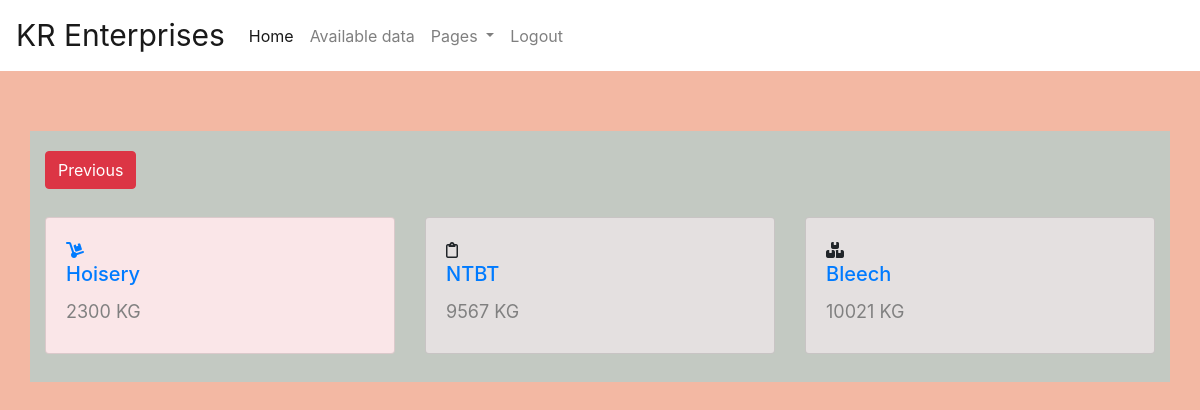
The page /Home/available_data.php (signed in) on the database its author committed.
### tables this page shows
CREATE TABLE `available_items` (
  `id` int(11) NOT NULL,
  `hoisery` varchar(100) NOT NULL,
  `ntbt` varchar(100) NOT NULL,
  `bleech` varchar(100) NOT NULL
);

### Home/available_data.php (the view, shortened to what this page needs)
<?php
if (isset($_SESSION['user_id']) && $_SESSION['user_type'] === 'Admin') {
include "database/conn.php";
if($con)
{
    $sql = "SELECT * FROM `available_items`";
    $result = mysqli_query($con,$sql);
    while($data = mysqli_fetch_assoc($result))
    {
?>
<!doctype html>
<html lang="en">
  <head>
    <link rel="stylesheet" href="https://cdn.jsdelivr.net/npm/bootstrap@4.0.0/dist/css/bootstrap.min.css">
    <?php include "navbar.php"; ?>
  </head>
  <body style ="background-color:rgba(242, 177, 153, .9) ;">
    <div class="container" style="padding:30px"></div>
    <div class="container" style ="background-color:rgb(195, 201, 194) ;padding-top:20px">
    <a class="btn btn-danger" href="javascript:history.back()">Previous</a>
      <div class="row" style="padding-top: 28px;padding-bottom: 28px;">
        <div class="col-xl-4">
          <div class="card" style="background: rgb(250, 230, 232);">
            <div class="card-body">
              <a href="add_stock.php">
                <i class='fas fa-dolly'></i>
                  <h5 class="card-title">
                    <a href="available_data.php">Hoisery</a><br>
                  </h5>
                    <label style="font-size:large;color:grey" ><?php echo $data['hoisery'];?>     KG</label>
            </div>
          </div>
        </div>
        <div class="col-xl-4">
          <div class="card" style="background: rgb(228, 224, 224);">
            <div class="card-body">
              <i class='far fa-clipboard'></i>
                <h5 class="card-title">
                  <a href="daily_data_view.php">NTBT</a><br>
                </h5>
                  <label style="font-size:large;color:grey" ><?php echo $data['ntbt'];?>     KG</label>
            </div>
          </div>
        </div>
        <div class="col-xl-4">
          <div class="card" style="background: rgb(228, 224, 224);">
            <div class="card-body">
              <i class='fas fa-boxes'></i>
                <h5 class="card-title" >
                  <a href="">Bleech</a><br>
                </h5>
                <label style="font-size:large;color:grey" ><?php echo $data['bleech'];?>     KG</label>
            </div>
          </div>
        </div>
      </div>
    </div>
  </body>
</html>
<?php }
} else {
  header("Location: ../login/login.php");
  exit();
}
}
?>

### Home/navbar.php (shortened to what this page needs)
<nav class="navbar navbar-expand-lg navbar-light " style ="background-color:white ;">
        <a class="navbar-brand" style="font-size: 30px;" href="#">KR Enterprises</a>
         <div class="collapse navbar-collapse" id="navbarSupportedContent">
          <ul class="navbar-nav mr-auto">
            <li class="nav-item active">
              <a class="nav-link" href="index.php">Home <span class="sr-only">(current)</span></a>
            </li>
            <li class="nav-item">
              <a class="nav-link" href="available_data.php">Available data</a>
            </li>
            <li class="nav-item dropdown">
              <a class="nav-link dropdown-toggle" href="#" id="navbarDropdown" role="button" data-toggle="dropdown" aria-haspopup="true" aria-expanded="false">
                Pages
              </a>
            </li>
            <li class="nav-item">
              <a class="nav-link " href = "../login/logout.php">Logout</a>
            </li>
          </ul>
        </div>
      </nav>

### rows shown on the page
available_items: hoisery "2300", ntbt "9567", bleech "10021"
